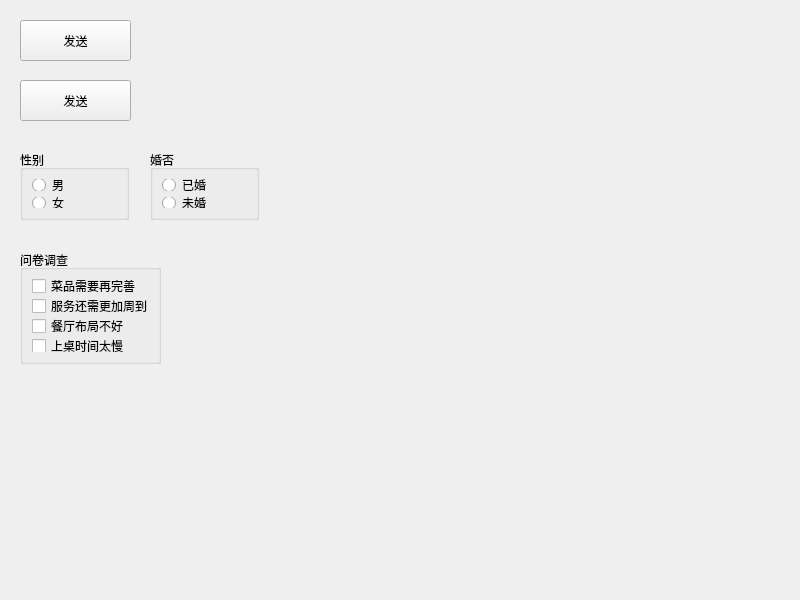
<?xml version="1.0" encoding="UTF-8"?>
<ui version="4.0">
 <class>Widget</class>
 <widget class="QWidget" name="Widget">
  <property name="geometry">
   <rect>
    <x>0</x>
    <y>0</y>
    <width>800</width>
    <height>600</height>
   </rect>
  </property>
  <property name="windowTitle">
   <string>Widget</string>
  </property>
  <widget class="QPushButton" name="pushButton">
   <property name="geometry">
    <rect>
     <x>20</x>
     <y>20</y>
     <width>111</width>
     <height>41</height>
    </rect>
   </property>
   <property name="text">
    <string>发送</string>
   </property>
   <property name="icon">
    <iconset resource="res.qrc">
     <normaloff>:/pic/123.png</normaloff>:/pic/123.png</iconset>
   </property>
   <property name="iconSize">
    <size>
     <width>32</width>
     <height>32</height>
    </size>
   </property>
  </widget>
  <widget class="QToolButton" name="toolButton">
   <property name="geometry">
    <rect>
     <x>20</x>
     <y>80</y>
     <width>111</width>
     <height>41</height>
    </rect>
   </property>
   <property name="text">
    <string>发送</string>
   </property>
   <property name="icon">
    <iconset resource="res.qrc">
     <normaloff>:/pic/123.png</normaloff>:/pic/123.png</iconset>
   </property>
   <property name="iconSize">
    <size>
     <width>32</width>
     <height>32</height>
    </size>
   </property>
   <property name="toolButtonStyle">
    <enum>Qt::ToolButtonTextBesideIcon</enum>
   </property>
   <property name="autoRaise">
    <bool>false</bool>
   </property>
  </widget>
  <widget class="QGroupBox" name="groupBox">
   <property name="geometry">
    <rect>
     <x>20</x>
     <y>150</y>
     <width>109</width>
     <height>70</height>
    </rect>
   </property>
   <property name="title">
    <string>性别</string>
   </property>
   <layout class="QVBoxLayout" name="verticalLayout">
    <item>
     <widget class="QRadioButton" name="rBtnMan">
      <property name="text">
       <string>男</string>
      </property>
     </widget>
    </item>
    <item>
     <widget class="QRadioButton" name="rBtnWoman">
      <property name="text">
       <string>女</string>
      </property>
     </widget>
    </item>
   </layout>
  </widget>
  <widget class="QGroupBox" name="groupBox_2">
   <property name="geometry">
    <rect>
     <x>150</x>
     <y>150</y>
     <width>109</width>
     <height>70</height>
    </rect>
   </property>
   <property name="title">
    <string>婚否</string>
   </property>
   <layout class="QVBoxLayout" name="verticalLayout_2">
    <item>
     <widget class="QRadioButton" name="radioButton_3">
      <property name="text">
       <string>已婚</string>
      </property>
     </widget>
    </item>
    <item>
     <widget class="QRadioButton" name="radioButton_4">
      <property name="text">
       <string>未婚</string>
      </property>
     </widget>
    </item>
   </layout>
  </widget>
  <widget class="QGroupBox" name="groupBox_3">
   <property name="geometry">
    <rect>
     <x>20</x>
     <y>250</y>
     <width>141</width>
     <height>114</height>
    </rect>
   </property>
   <property name="title">
    <string>问卷调查</string>
   </property>
   <layout class="QVBoxLayout" name="verticalLayout_3">
    <item>
     <widget class="QCheckBox" name="cBox_1">
      <property name="text">
       <string>菜品需要再完善</string>
      </property>
     </widget>
    </item>
    <item>
     <widget class="QCheckBox" name="cBox_2">
      <property name="text">
       <string>服务还需更加周到</string>
      </property>
     </widget>
    </item>
    <item>
     <widget class="QCheckBox" name="cBox_3">
      <property name="text">
       <string>餐厅布局不好</string>
      </property>
     </widget>
    </item>
    <item>
     <widget class="QCheckBox" name="cBox_4">
      <property name="text">
       <string>上桌时间太慢</string>
      </property>
     </widget>
    </item>
   </layout>
  </widget>
 </widget>
 <resources>
  <include location="res.qrc"/>
 </resources>
 <connections/>
</ui>
